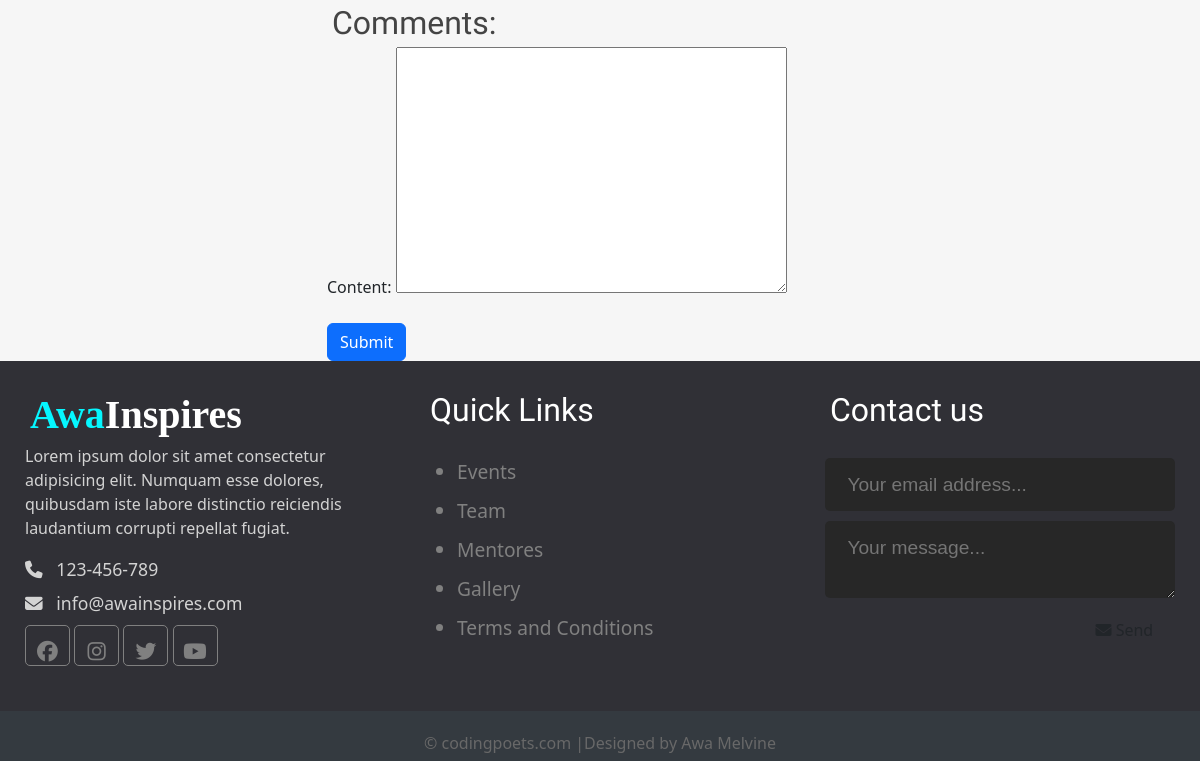
Page /post/23/ (lower part) on the earlier database version.
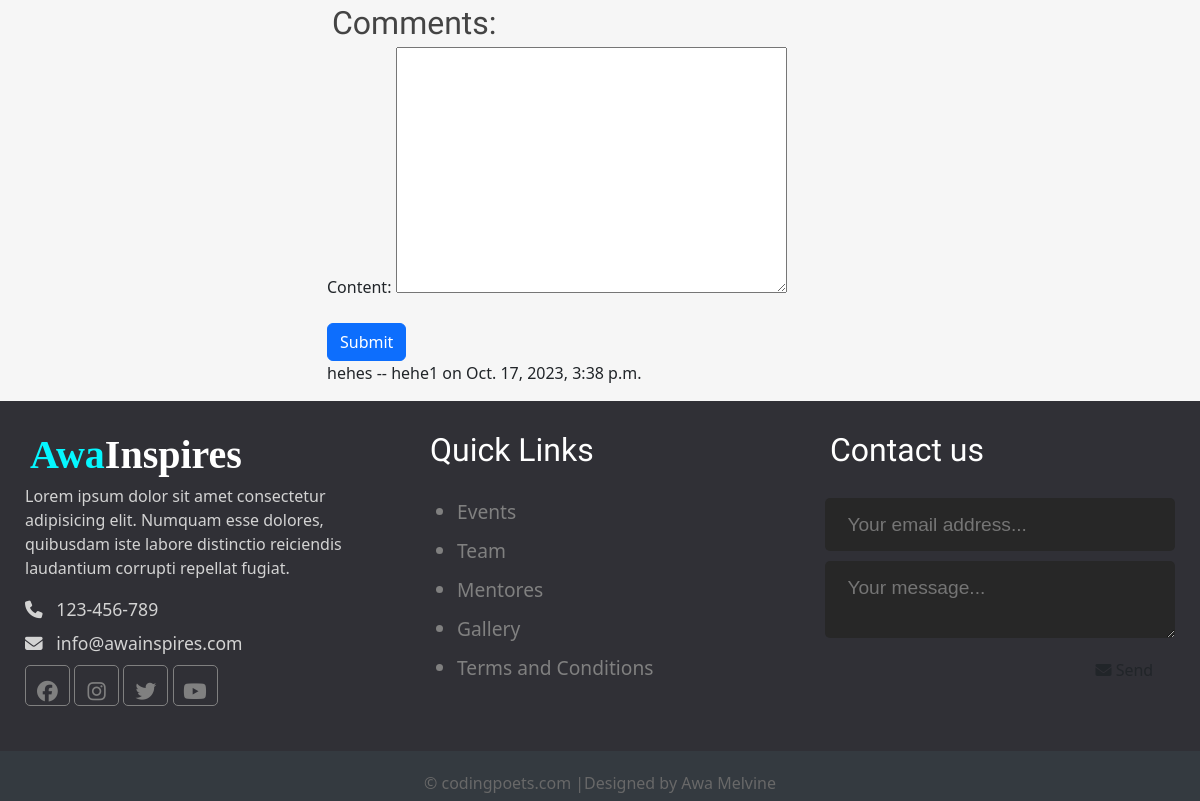
Same page on the later database version.
### blog/models.py (models this page shows, shortened)
class Comment (models.Model):
    post  = models.ForeignKey(Post, on_delete=models.CASCADE, related_name='comment_post')
    user  = models.ForeignKey(User, on_delete=models.CASCADE , related_name='user_comment')
    content = models.TextField(editable =True)
    created_at = models.DateTimeField(auto_now_add=True)
    updated_at = models.DateTimeField(auto_now=True)

### blog/views.py (the view)
# urls.py: path('post/<int:pk>/', views.post_detail, name='post_detail'),
def post_detail(request, pk):
    post = get_object_or_404(Post, pk=pk)
    comments = Comment.objects.all().filter(post = pk)
    form = CommentForm()
    post.thumbnail = str(post.thumbnail).split('/')[-1]
    return render(request, 'post_detail.html', {'post': post, 'form': form, 'comments': comments})

### blog/forms.py
class CommentForm(forms.ModelForm):
    class Meta:
        model = Comment
        fields = ['content']

### blog/models.py (called while the page is built)
    def total_likes(self):
        return self.likes.count()

### templates/post_detail.html (shortened to what this page needs)
<!DOCTYPE html>
<html lang="en">
<head>
    {% extends "base_generic.html" %}
    {% block content %}
    <div class="container">
        <div class="row">
            <div class="col-md-6 offset-md-3">
                <h2>Comments:</h2>
                {% if  user.is_authenticated %}
                    <form method="post" action="{% url 'add_comment' post.pk %}">
                        {% csrf_token %}
                        {{ form.as_p }}
                            <button type="submit" class="btn btn-primary">Submit</button>
                    </form>
                {% else %}
                {{ form.as_p }}
                <a href="{% url 'user_login' %}" class="btn btn-primary">Submit</a>
                <br>
                 {% endif %}
                {% for comment in comments %}
                    <p>{{ comment.content }} -- {{ comment.user }} on {{ comment.created_at }}
                    </p>
                {% endfor %}
            </div>
        </div>
    </div>
    {% endblock %}

Differences in the rows shown:
added Comment: content "hehes", user "hehe1", created_at "Oct. 17, 2023, 3:38 p.m."
